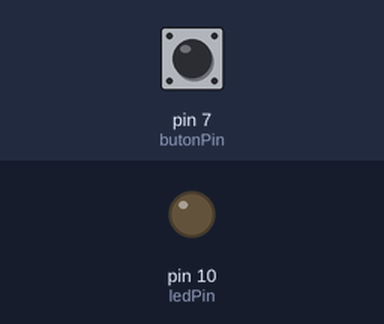
This sketch was run on a simulated Arduino Uno, built with avr-gcc and run on an emulated ATmega328P. Shown: output pins drawn as LEDs (lit = HIGH). The test bench sets the inputs (shaded band); at power-on: pin 7 (butonPin) LOW.

Above: at 1.2 s.
1.3 s: pin 7 (butonPin) pulled HIGH for 0.15 s
At 1.37 s:
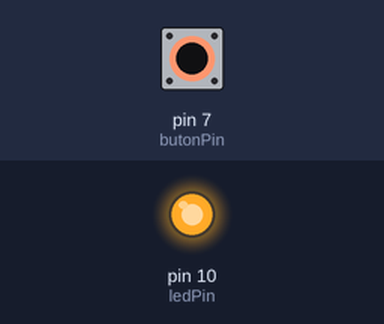
2.9 s: pin 7 (butonPin) pulled HIGH for 3.2 s
At 6.6 s:
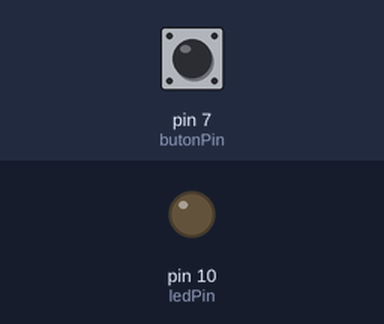
Timing chart, 0 to 8.1 s (numbered marks = the images above; inputs shaded):
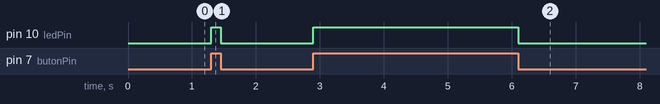

Measured:
- after the input at 1.3 s, pin 10 (ledPin): LOW → HIGH at once, → LOW 0.15 s later
- after the input at 2.9 s, pin 10 (ledPin): LOW → HIGH at once, → LOW 3.2 s later

The sketch:

2.2.1_Butonlu_Tek_LED_Kontrolu.ino
```cpp
// pin numaralarını sabit olarak tanımlıyoruz
const int butonPin = 7; // butonun bağlı olduğu pin numarası
const int ledPin = 10; // LED'in bağlı olduğu pin numarası
int buttonDurumu = 0; // Buton girişinin durumu (HIGH veya LOW)

void setup() {
// Buton pinini giriş olarak ayarlıyoruz:
pinMode(butonPin, INPUT);
// LED pinini çıkış olarak ayarlıyoruz
pinMode(ledPin, OUTPUT);
}

void loop() {
// Buton durumunu oku
buttonDurumu = digitalRead(butonPin);
/* Butona basıldığında butonun durumu HIGH olacaktır. Bu durumda
LED çıkışını HIGH yapıyoruz. Tersi durumda ise LOW yapıyoruz
*/
if (buttonDurumu == HIGH) {
digitalWrite(ledPin, HIGH);
}
else {
digitalWrite(ledPin, LOW);
}
}
```
